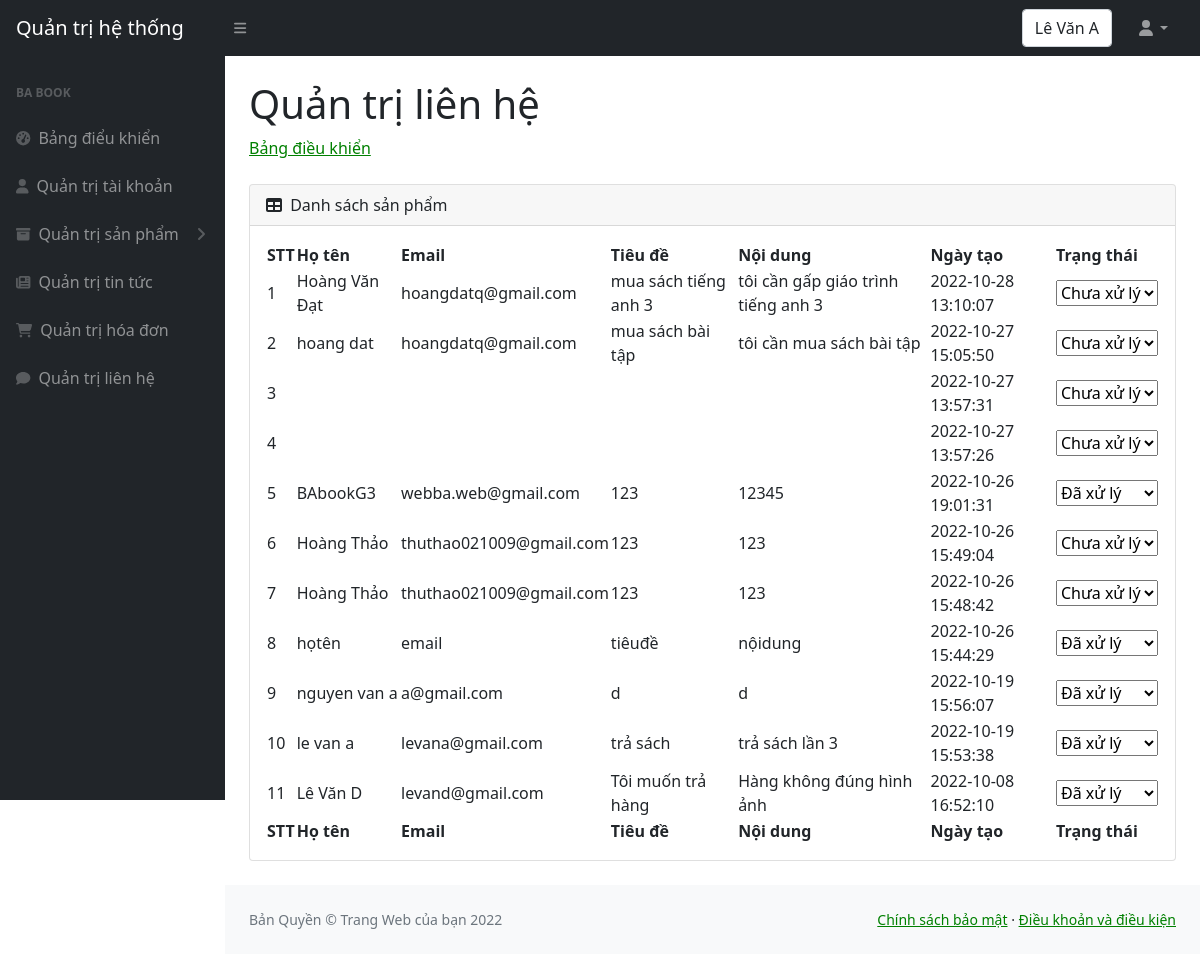
The page /admin/quan_tri_lien_he.php (signed in) on the database its author committed.
### tables this page shows
CREATE TABLE `lienhe` (
  `lh_id` int(11) NOT NULL,
  `lh_hoten` varchar(200) NOT NULL,
  `lh_email` varchar(100) NOT NULL,
  `lh_tieude` varchar(300) NOT NULL,
  `lh_noidung` text NOT NULL,
  `lh_created_at` timestamp NOT NULL DEFAULT current_timestamp(),
  `lh_trang_thai` int(11) NOT NULL
);

### admin/quan_tri_lien_he.php (the view, shortened to what this page needs)
<!DOCTYPE html>
<html lang="en">
    <head>
        <link href="https://cdn.jsdelivr.net/npm/simple-datatables@latest/dist/style.css" rel="stylesheet" />
        <link href="css/styles.css" rel="stylesheet" />
    </head>
    <body class="sb-nav-fixed">
        <nav class="sb-topnav navbar navbar-expand navbar-dark bg-dark">
            <a class="navbar-brand ps-3" href="index.php">Quản trị hệ thống</a>
            <button class="btn btn-link btn-sm order-1 order-lg-0 me-4 me-lg-0" id="sidebarToggle" href="#!"><i class="fas fa-bars"></i></button>
            <form class="d-none d-md-inline-block form-inline ms-auto me-0 me-md-3 my-2 my-md-0">
                <div class="input-group">
                  <div class="form-control"><?php  echo $_SESSION['ten_dang_nhap'];?>  </div>
                </div>
            </form>
            <ul class="navbar-nav ms-auto ms-md-0 me-3 me-lg-4">
                <li class="nav-item dropdown">
                    <a class="nav-link dropdown-toggle" id="navbarDropdown" href="#" role="button" data-bs-toggle="dropdown" aria-expanded="false"><i class="fas fa-user fa-fw"></i></a>
                </li>
            </ul>
        </nav>
        <div id="layoutSidenav">
            <div id="layoutSidenav_nav">
                <nav class="sb-sidenav accordion sb-sidenav-dark" id="sidenavAccordion">
                    <div class="sb-sidenav-menu">
                        <div class="nav">
                            <div class="sb-sidenav-menu-heading">BA BOOK</div>
                            <a class="nav-link" href="./index.php">
                                <div class="sb-nav-link-icon"><i class="fas fa-tachometer-alt"></i></div>
                                Bảng điểu khiển
                            </a>
                            <a class="nav-link" href="quan_tri_tai_khoan.php">
                                <div class="sb-nav-link-icon"><i class="fas fa-user"></i></div>
                                    Quản trị tài khoản
                            </a>
                            <a class="nav-link collapsed" href="quan_tri_san_pham.php" data-bs-toggle="collapse" data-bs-target="#collapsePages" aria-expanded="false" aria-controls="collapsePages">
                                <div class="sb-nav-link-icon"><i class="fas fa-archive"></i></div>
                                Quản trị sản phẩm
                                <div class="sb-sidenav-collapse-arrow"><i class="fas fa-angle-down"></i></div>
                            </a>
                             <a class="nav-link" href="quan_tri_tin_tuc.php">
                                <div class="sb-nav-link-icon"><i class="fas fa-newspaper"></i></div>
                                    Quản trị tin tức
                            </a>
                             <a class="nav-link" href="quan_tri_hoa_don.php">
                                <div class="sb-nav-link-icon"><i class="fas fa-shopping-cart"></i></div>
                                    Quản trị hóa đơn
                            </a>
                            <a class="nav-link" href="quan_tri_lien_he.php">
                                <div class="sb-nav-link-icon"><i class="fas fa-comment"></i></div>
                                    Quản trị liên hệ
                            </a>
                        </div>
                    </div>
                </nav>
            </div>
        <div id="layoutSidenav_content">
                <main>
                    <div class="container-fluid px-4">
                        <h1 class="mt-4">Quản trị liên hệ</h1>
                        <ol class="breadcrumb mb-4">
                            <li class="breadcrumb-item"><a href="index.php">Bảng điều khiển</a></li>
                        </ol>
                        <div class="card mb-4">
                            <div class="card-header">
                                <i class="fas fa-table me-1"></i>
                                Danh sách sản phẩm
                            </div>
                            <div class="card-body">
                                <table id="datatablesSimple">
                                    <thead>
                                        <tr>
                                            <th>STT</th>
                                            <th>Họ tên</th>
                                            <th>Email</th>
                                            <th>Tiêu đề</th>
                                            <th>Nội dung</th>
                                            <th>Ngày tạo</th>
                                            <th>Trạng thái</th>
                                        </tr>
                                    </thead>
                                    <tfoot>
                                        <tr>
                                        <th>STT</th>
                                            <th>Họ tên</th>
                                            <th>Email</th>
                                            <th>Tiêu đề</th>
                                            <th>Nội dung</th>
                                            <th>Ngày tạo</th>
                                            <th>Trạng thái</th>
                                        </tr>
                                    </tfoot>
                                    <tbody>
                                    <?php
                                        include("../config.php");
                                        $sql = "
                                                  SELECT *
                                                  FROM lienhe
                                                  ORDER BY lh_id  DESC
                                        ";
                                        $lien_he = mysqli_query($con, $sql);
                                        $i=0;
                                        while ($row = mysqli_fetch_array($lien_he)) {
                                            $i++;
                                    ;?>
                                        <tr>
                                            <td><?php echo $i;?></td>
                                            <td><?php echo $row["lh_hoten"];?></td>
                                            <td><?php echo $row["lh_email"];?></td>
                                            <td><?php echo $row["lh_tieude"];?></td>
                                            <td><?php echo $row["lh_noidung"];?></td>
                                            <td><?php echo $row["lh_created_at"];?></td>
                                            <td>
                                                    <select name="select-status" class="select-status" onchange="this.options[this.selectedIndex].value && (window.location = this.options[this.selectedIndex].value);">
                                                        <option value="lien_he_sua_trang_thai.php?id=<?php echo $row['lh_id'] ?>&status=1" <?php if($row["lh_trang_thai"]==1) echo "selected"; ?>>Đã xử lý</option>
                                                        <option value="lien_he_sua_trang_thai.php?id=<?php echo $row['lh_id'] ?>&status=0" <?php if($row["lh_trang_thai"]==0) echo "selected"; ?>>Chưa xử lý</option>
                                                    </select>
                                                </td>
                                        </tr>
                                    <?php
                                        }
                                    ;?>
                                    </tbody>
                                </table>
                            </div>
                        </div>
                    </div>
                </main>
                <footer  class="py-4 bg-light mt-auto" >
                    <div class="container-fluid px-4">
                        <div class="d-flex align-items-center justify-content-between small">
                            <div class="text-muted">Bản Quyền &copy; Trang Web của bạn 2022</div>
                            <div>
                                <a href="chinhsachbaomat.php">Chính sách bảo mật</a>
                                &middot;
                                <a href="chinhsachbaomat.php">Điều khoản và điều kiện</a>
                            </div>
                        </div>
                    </div>
                </footer>
            </div>
        </div>
    </body>
</html>

### rows shown on the page
lienhe: lh_hoten "Hoàng Văn Đạt", lh_email "hoangdatq@gmail.com", lh_tieude "mua sách tiếng anh 3", lh_noidung "tôi cần gấp giáo trình tiếng anh 3", lh_created_at "2022-10-28 13:10:07", select-status "Chưa xử lý"
lienhe: lh_hoten "hoang dat", lh_email "hoangdatq@gmail.com", lh_tieude "mua sách bài tập", lh_noidung "tôi cần mua sách bài tập", lh_created_at "2022-10-27 15:05:50", select-status "Chưa xử lý"
lienhe: lh_created_at "2022-10-27 13:57:31", select-status "Chưa xử lý"
lienhe: lh_created_at "2022-10-27 13:57:26", select-status "Chưa xử lý"
lienhe: lh_hoten "BAbookG3", lh_email "webba.web@gmail.com", lh_tieude "123", lh_noidung "12345", lh_created_at "2022-10-26 19:01:31", select-status "Đã xử lý"
lienhe: lh_hoten "Hoàng Thảo", lh_email "thuthao021009@gmail.com", lh_tieude "123", lh_noidung "123", lh_created_at "2022-10-26 15:49:04", select-status "Chưa xử lý"
lienhe: lh_hoten "Hoàng Thảo", lh_email "thuthao021009@gmail.com", lh_tieude "123", lh_noidung "123", lh_created_at "2022-10-26 15:48:42", select-status "Chưa xử lý"
lienhe: lh_hoten "họtên", lh_email "email", lh_tieude "tiêuđề", lh_noidung "nộidung", lh_created_at "2022-10-26 15:44:29", select-status "Đã xử lý"
lienhe: lh_hoten "nguyen van a", lh_email "a@gmail.com", lh_tieude "d", lh_noidung "d", lh_created_at "2022-10-19 15:56:07", select-status "Đã xử lý"
lienhe: lh_hoten "le van a", lh_email "levana@gmail.com", lh_tieude "trả sách", lh_noidung "trả sách lần 3", lh_created_at "2022-10-19 15:53:38", select-status "Đã xử lý"
lienhe: lh_hoten "Lê Văn D", lh_email "levand@gmail.com", lh_tieude "Tôi muốn trả hàng", lh_noidung "Hàng không đúng hình ảnh", lh_created_at "2022-10-08 16:52:10", select-status "Đã xử lý"

### other values the page prints
$_SESSION['ten_dang_nhap'] "Lê Văn A"
